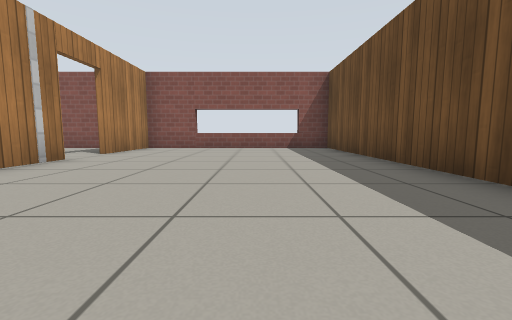
view 1 (above)

23 first-person views from a walk through a robot-simulator world made for Gazebo. The camera is 0.5 m above the floor, tilts 6° down and sees 90° across. The floor is counted in squares, 1 m on a side. Each view is taken from the middle of a square. On the plan, view 1 faces up. The plan holds only what a view shows up to about 9 squares ahead; the rest is blank. The place goes on beyond the plan. Gazebo's built-in surfaces are drawn with simple patterns.

view 2
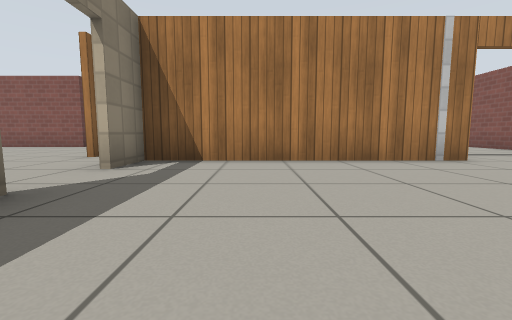

view 3
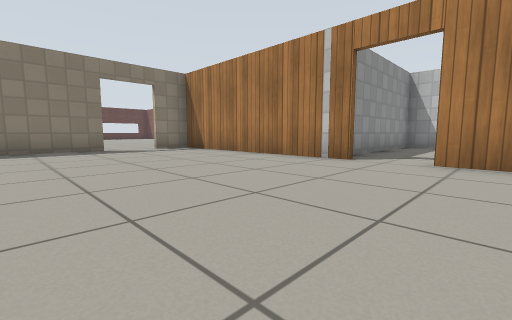

view 4
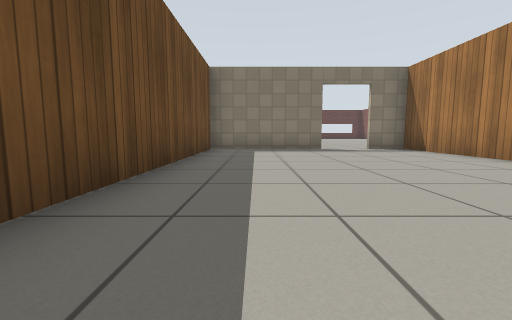

view 5
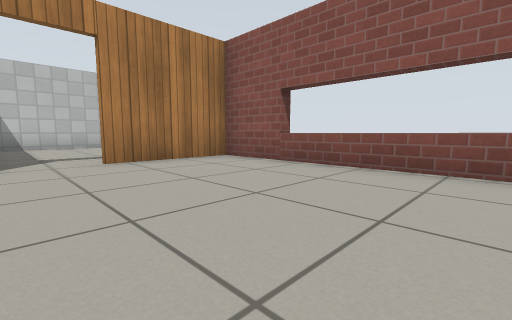

view 6
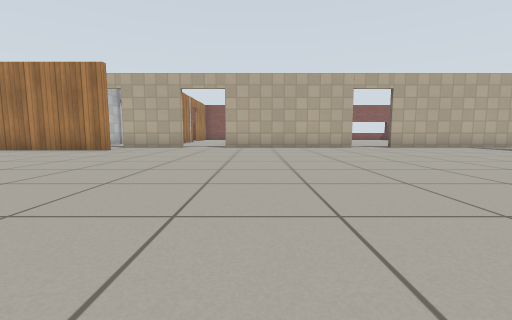

view 7
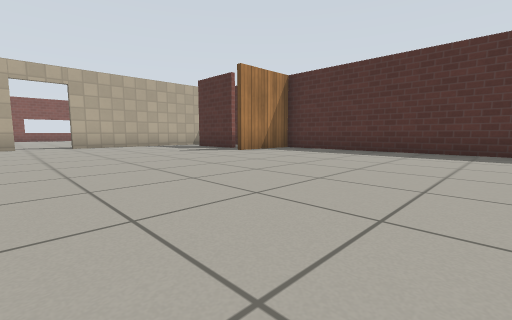

view 8
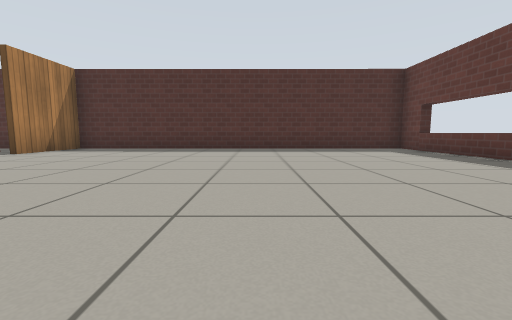

view 9
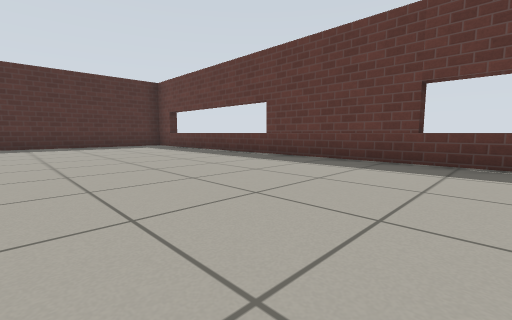

view 10
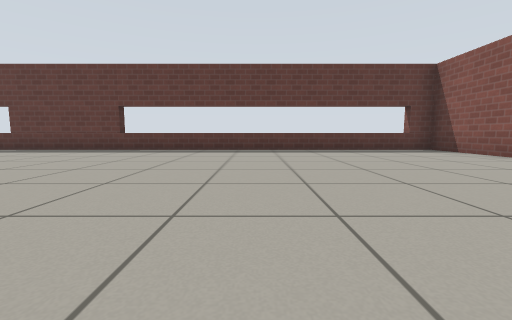

view 11
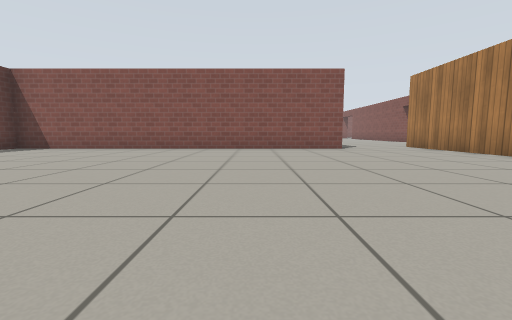

view 12
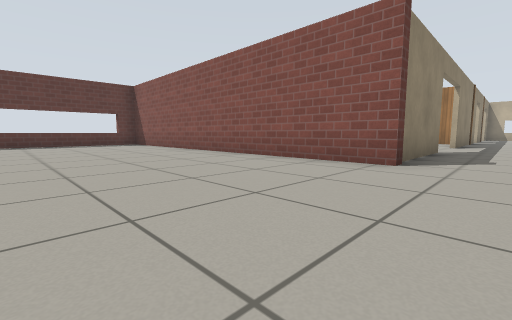

view 13
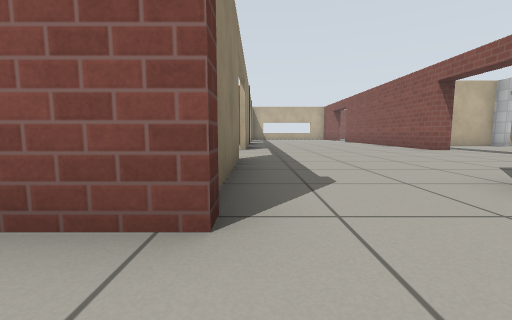

view 14
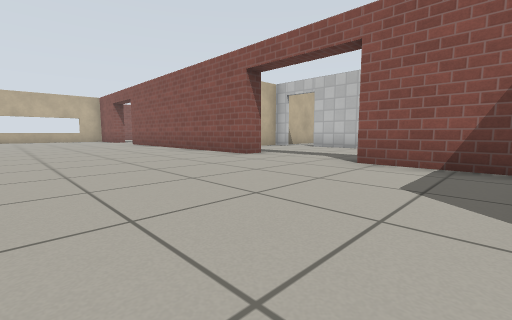

view 15
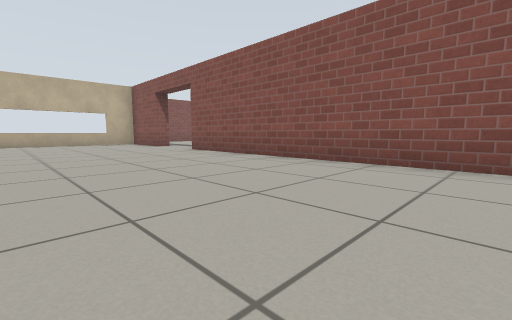

view 16
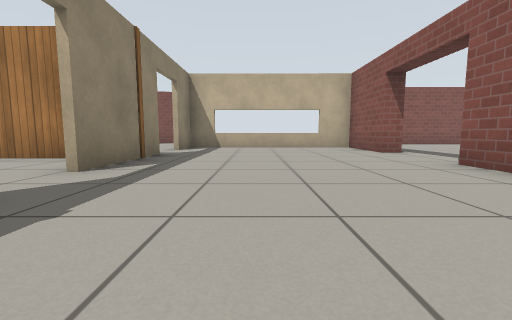

view 17
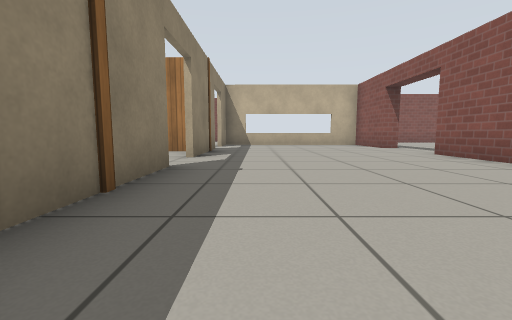

view 18
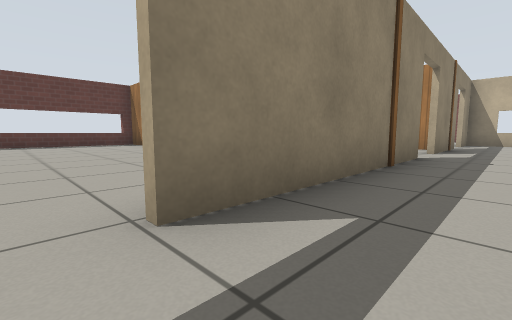

view 19
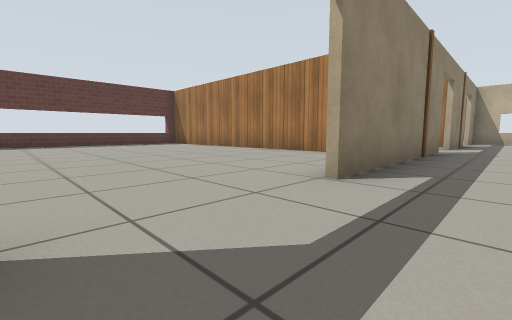

view 20
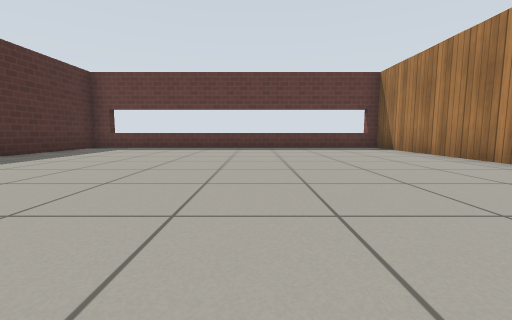

view 21
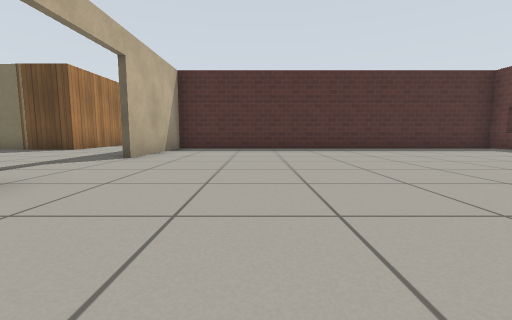

view 22
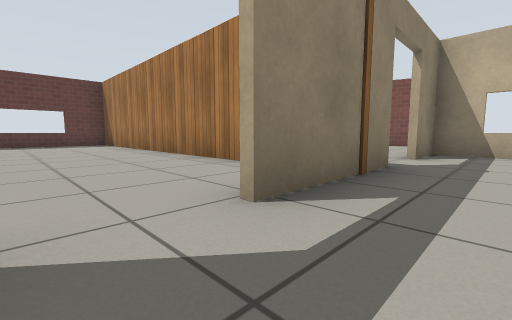

view 23
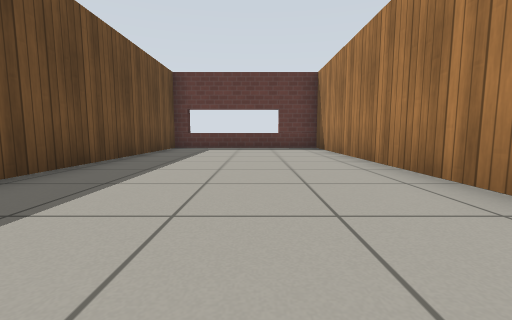

### Floor plan
Points are (right, up) in squares from view 1. A wall is a line through its corners. A room is listed if a view was taken in it or the views show most of it. See-through windows are left out.
Room 1 (views 1, 2, 3, 4, 5)
walls: (-3.6, 4.9) (-3.6, -1) (-2.5, -1); (-1.1, -1) (2.4, -1) (2.4, 8.7) (-3.6, 8.7) (-3.6, 6.1)
ways out: open door at (-1.5, -1) to room 2; open door at (-4, 5.5) to room 6; open door at (-4, 2)
Room 2 (views 6, 7, 8, 9, 10, 11, 12, 13)
walls: (3.4, -1.2) (-1.1, -1.2); (-4.2, -2.5) (-7.6, -2.5); (-2.5, -1.2) (-4.6, -1.2); (8.6, -4.4) (8.6, -3.5); (-8.2, -5.3) (-8.2, -15.7) (10.3, -15.7) (10.3, -5.3) (8, -5.3); (8.9, -1.2) (4.6, -1.2)
ways out: open door at (-1.5, -1) to room 1; opening at (-8.5, -3.5) to room 3; open door at (4, -1)
Room 3 (views 14, 15, 16, 17, 18, 19, 22)
walls: (-19.9, -5.3) (-14.5, -5.3); (-14.6, 0.2) (-22.1, 0.2); (-11.9, -5.3) (-8.2, -5.3); (-24.2, -5.3) (-21.2, -5.3); (-9.9, 0.2) (-11.9, 0.2); (-9.3, -1.3) (-9.2, -0.3); (-24.5, 0.2) (-26.9, 0.2) (-26.9, -5.3) (-25.5, -5.3); (-7.6, -2.5) (-9.3, -2.5) (-9.3, -1)
ways out: opening at (-8.5, -3.5) to room 2; open door at (-13, -5) to room 4; open door at (-20.5, -5) to room 5; open door at (-24.5, -5); open door at (-23.2, 0.4); open door at (-13, 0.5)
Room 4 (views 20, 21)
walls: (-18.1, -7.4) (-18.1, -15.7) (-8.6, -15.7) (-8.6, -5.5) (-11.9, -5.5)
ways out: open door at (-13, -5) to room 3
Room 5 (view 23)
walls: (-23.1, -5.6) (-23.1, -15.7) (-18.3, -15.7) (-18.3, -9.6)
ways out: open door at (-20.5, -5) to room 3
Room 6 (no view inside)
walls: (-9, 7.6) (-8.9, 4.4) (-4.8, 4.4); (-5.2, 8.7) (-8.2, 8.7)
ways out: open door at (-4, 5.5) to room 1

Where each view was taken, in squares from view 1:
view 1: 0 up, 0 right, facing up
view 2: 1 up, 1 right, facing left
view 3: 7 up, 1 right, facing down-left
view 4: 7 up, 1 right, facing down
view 5: 5 up, 1 right, facing up-left
view 6: 10 down, 0 right, facing up
view 7: 11 down, 3 right, facing up-right
view 8: 11 down, 2 right, facing right
view 9: 11 down, 0 right, facing down-right
view 10: 8 down, 3 left, facing down
view 11: 8 down, 0 right, facing left
view 12: 4 down, 4 left, facing down-left
view 13: 5 down, 7 left, facing left
view 14: 4 down, 10 left, facing up-left
view 15: 4 down, 15 left, facing up-left
view 16: 3 down, 18 left, facing left
view 17: 4 down, 16 left, facing left
view 18: 4 down, 14 left, facing down-left
view 19: 4 down, 12 left, facing down-left
view 20: 7 down, 14 left, facing down
view 21: 8 down, 17 left, facing right
view 22: 4 down, 20 left, facing down-left
view 23: 7 down, 21 left, facing down
